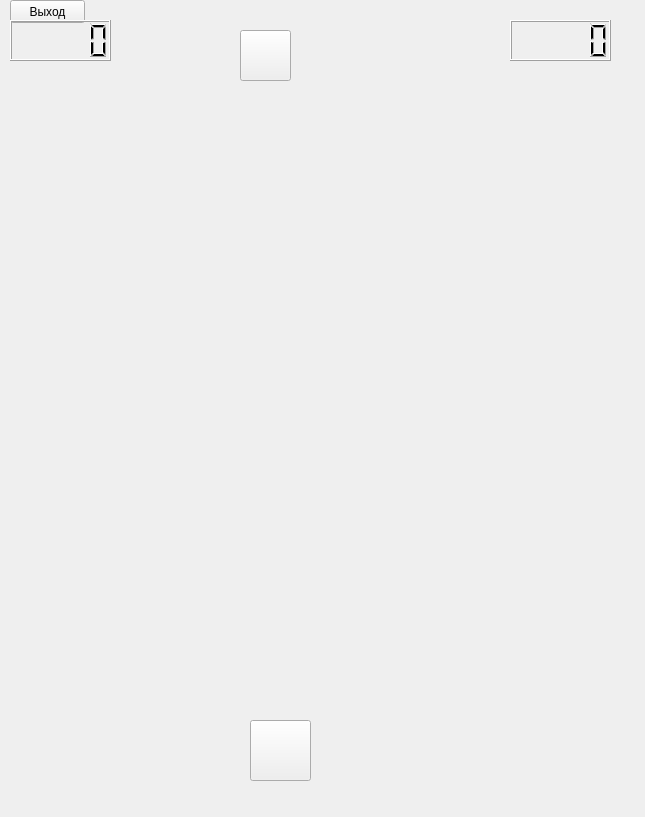
<?xml version="1.0" encoding="UTF-8"?>
<ui version="4.0">
 <class>Form</class>
 <widget class="QWidget" name="Form">
  <property name="geometry">
   <rect>
    <x>0</x>
    <y>0</y>
    <width>645</width>
    <height>817</height>
   </rect>
  </property>
  <property name="windowTitle">
   <string>Form</string>
  </property>
  <property name="styleSheet">
   <string notr="true"/>
  </property>
  <widget class="QPushButton" name="pushButton">
   <property name="geometry">
    <rect>
     <x>10</x>
     <y>0</y>
     <width>75</width>
     <height>23</height>
    </rect>
   </property>
   <property name="text">
    <string>Выход</string>
   </property>
  </widget>
  <widget class="QLCDNumber" name="lcdNumber">
   <property name="geometry">
    <rect>
     <x>10</x>
     <y>20</y>
     <width>101</width>
     <height>41</height>
    </rect>
   </property>
  </widget>
  <widget class="QLCDNumber" name="lcdNumber_2">
   <property name="geometry">
    <rect>
     <x>510</x>
     <y>20</y>
     <width>101</width>
     <height>41</height>
    </rect>
   </property>
   <property name="smallDecimalPoint">
    <bool>false</bool>
   </property>
   <property name="mode">
    <enum>QLCDNumber::Dec</enum>
   </property>
   <property name="value" stdset="0">
    <double>0.000000000000000</double>
   </property>
  </widget>
  <widget class="QPushButton" name="pushButton_2">
   <property name="geometry">
    <rect>
     <x>240</x>
     <y>30</y>
     <width>51</width>
     <height>51</height>
    </rect>
   </property>
   <property name="text">
    <string/>
   </property>
  </widget>
  <widget class="QPushButton" name="pushButton_3">
   <property name="geometry">
    <rect>
     <x>250</x>
     <y>720</y>
     <width>61</width>
     <height>61</height>
    </rect>
   </property>
   <property name="text">
    <string/>
   </property>
  </widget>
 </widget>
 <resources>
  <include location="text.qrc"/>
 </resources>
 <connections/>
</ui>
